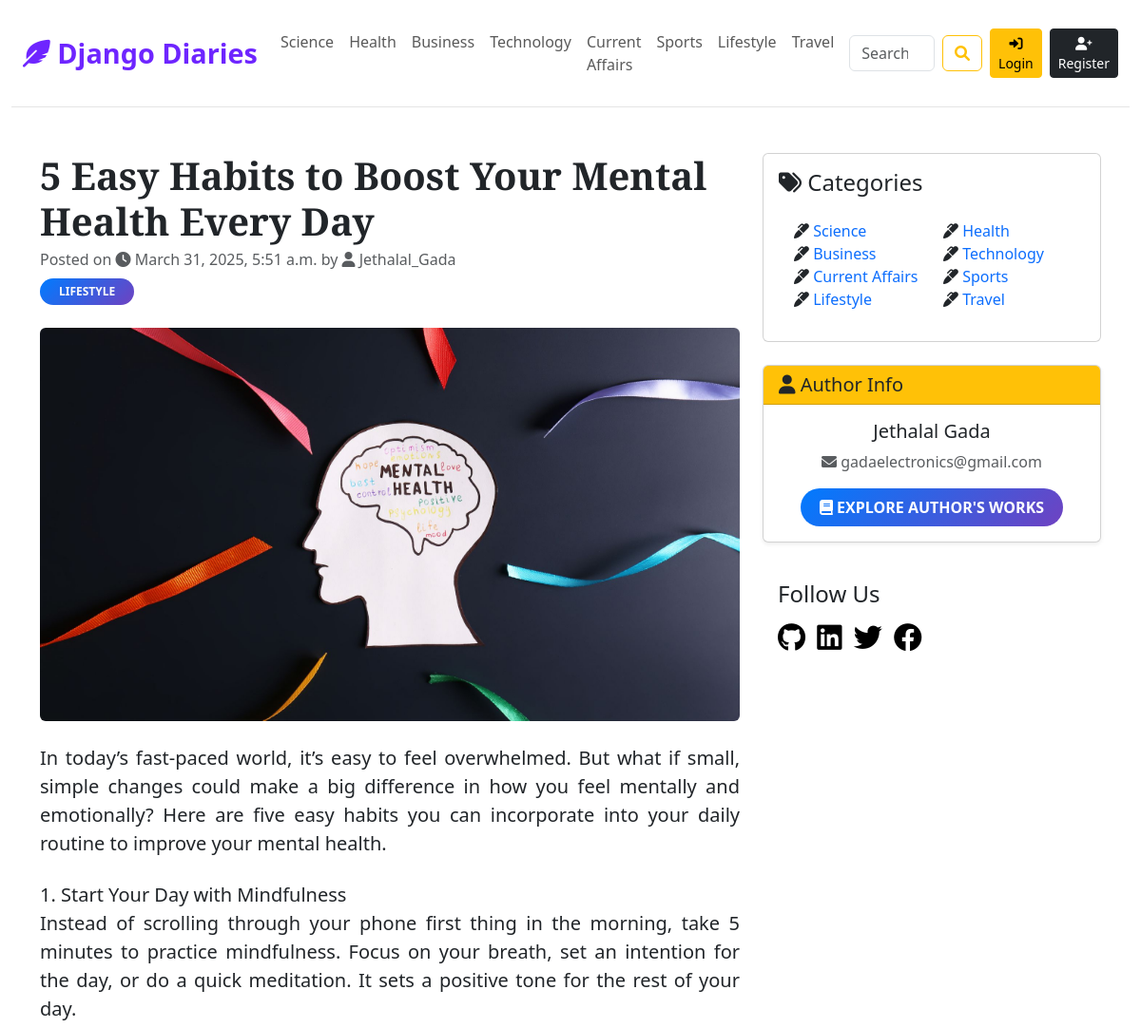
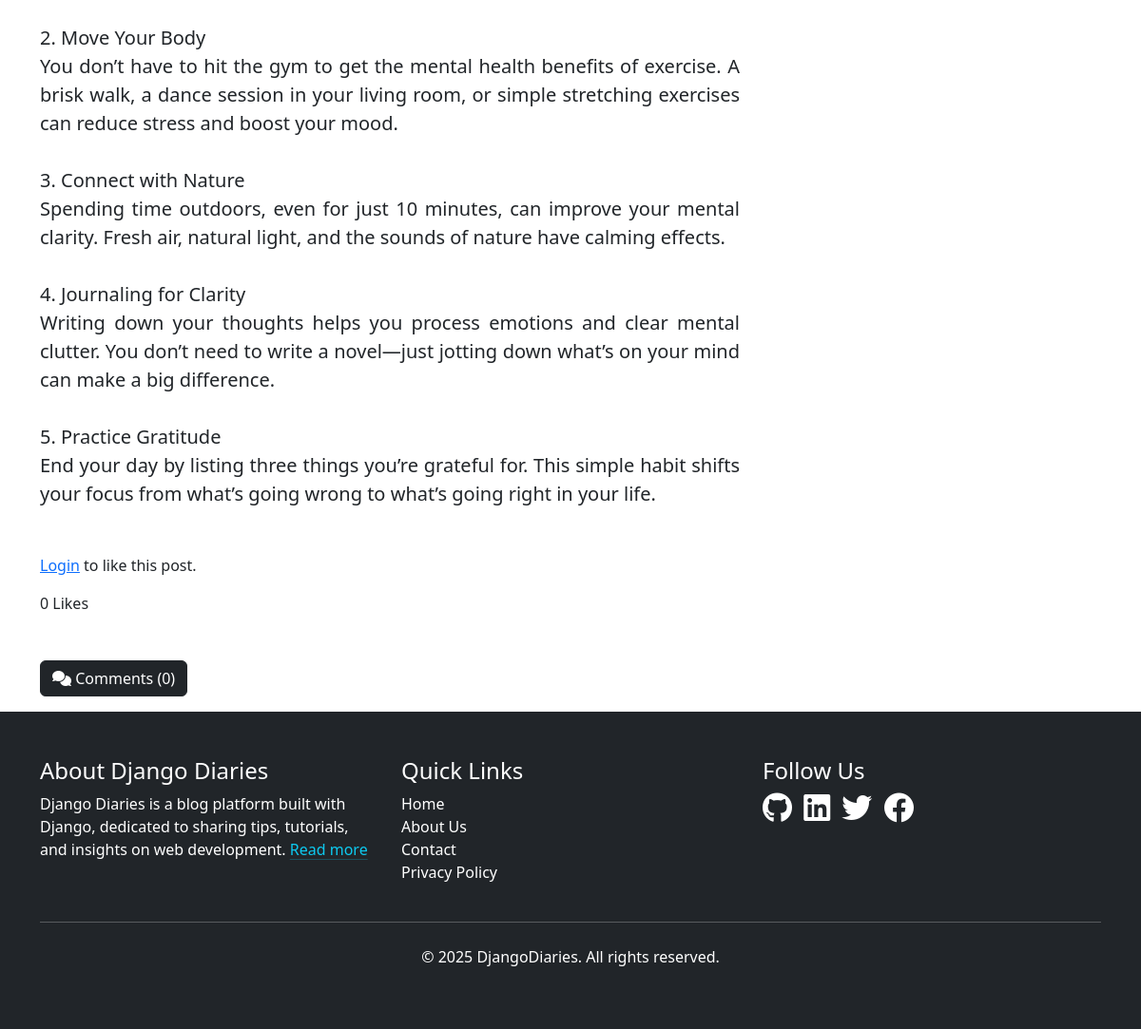
Before: /blogs/5-easy-habits-to-boost-your-mental-health-every-da/ with the older database file (2 pictures, top to bottom).
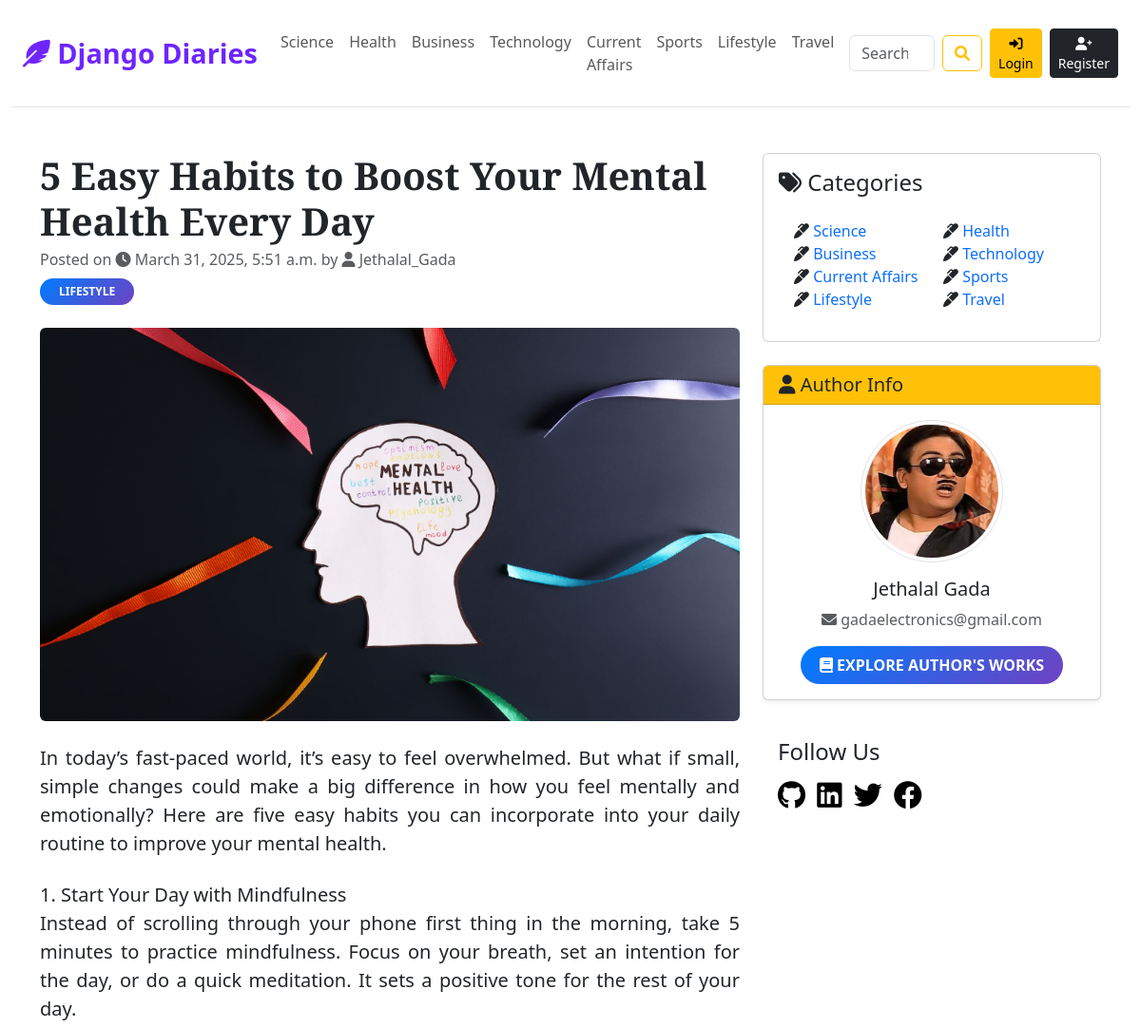
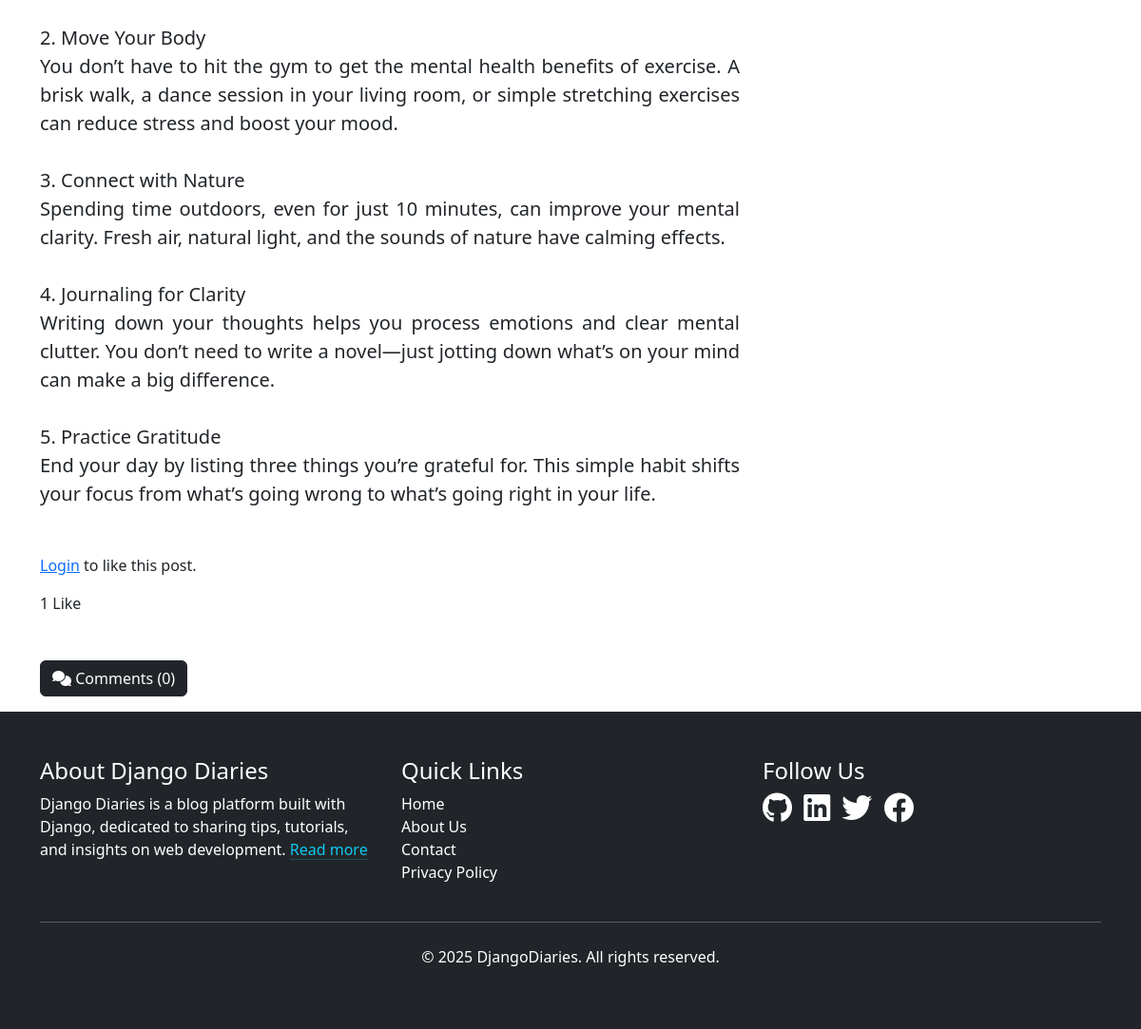
After: the same page with the newer database file (2 pictures, top to bottom).
### blogs/models.py (models this page shows, shortened)
class Category(models.Model):
    category_name = models.CharField(max_length=50, unique=True)
    created_at = models.DateTimeField(auto_now_add=True)
    updated_at = models.DateTimeField(auto_now=True)
    class Meta:
        verbose_name_plural = "categories"
    def __str__(self):
        return self.category_name

class Blogs(models.Model):
    STATUS_CHOICES = (
        ('draft','Draft'),
        ('published','Published'),
    )
    title = models.CharField(max_length=100, unique=True)
    slug = models.SlugField(unique=True, blank=True)
    category = models.ForeignKey(Category, on_delete=models.CASCADE)
    author = models.ForeignKey(User, on_delete=models.CASCADE)
    blog_image = models.ImageField(upload_to='uploads/%Y/%m/%d',blank=True, null=True)
    short_description = models.TextField(max_length = 1000)
    blog_body = models.TextField(max_length = 5000)
    status = models.CharField(choices = STATUS_CHOICES, default='draft', max_length=50)
    is_featured = models.BooleanField(default=False)
    created_at = models.DateTimeField(auto_now_add=True)
    updated_at = models.DateTimeField(auto_now=True)
    class Meta:
        verbose_name_plural = "blogs"

### dashboard/models.py (models this page shows, shortened)
class UserProfile(models.Model):
    user = models.OneToOneField(User, on_delete=models.CASCADE)
    profile_image = models.ImageField(upload_to='profile_pics/', null=True, blank=True)

### blogs/views.py (the view, shortened to what this page needs)
# urls.py: path('blogs/<slug:slug>/', BlogsView.blogs, name='blogs'),
def blogs(request, slug):
    single_post = get_object_or_404(Blogs, slug=slug, status='published')
    comments = Comment.objects.filter(blog=single_post, parent_comment__isnull=True).order_by('created_at')
    comment_counts = comments.count()
    like_count = Like.objects.filter(blog=single_post).count()
    user_liked = Like.objects.filter(blog=single_post, user=request.user).exists() if request.user.is_authenticated else False
    author_profile = UserProfile.objects.filter(user=single_post.author).first()
    context = {
        'single_post': single_post,
        'comments': comments,
        'comment_counts': comment_counts,
        'like_count': like_count,
        'user_liked': user_liked,
        'author_profile': author_profile,  # 👈 updated variable
    }
    return render(request, 'blogs.html', context)

### blogs/context_processors.py (called while the page is built)
def get_categories(request):
    categories = Category.objects.all()
    return {'categories': categories}

### templates/blogs.html (shortened to what this page needs)
{% extends "base/base.html" %}
{% block content %}
<div class="container mt-5">
    <div class="row">
        <div class="col-lg-8">
            <article>
                <header class="mb-4">
                    <h1 class="fw-bolder mb-1">{{ single_post.title }}</h1>
                    <div class="text-muted fst mb-2">
                        Posted on <i class="fa fa-clock"></i> {{ single_post.created_at }} by
                        <i class="fa fa-user"></i> {{ single_post.author }}
                    </div>
                    <a class="badge custom-badge text-decoration-none text-light"
                       href="{% url 'posts_by_category' single_post.category.id %}">
                        {{ single_post.category }}
                    </a>
                </header>
                <figure class="mb-4">
                    <img class="img-fluid rounded" src="{{ single_post.blog_image.url }}" alt="Blog Post Image" />
                </figure>
                <section class="mb-5">
                    <p class="fs-5 mb-4 text-justify-custom">{{ single_post.short_description | linebreaksbr }}</p>
                    <p class="fs-5 mb-4 text-justify-custom">{{ single_post.blog_body | linebreaksbr }}</p>
                </section>
                <section class="mb-5">
                    {% if user.is_authenticated %}
                        <form action="" method="post">
                            {% csrf_token %}
                            {% if user_liked %}
                                <button type="submit" name="like" class="btn btn-danger mt-2">
                                    <i class="fa fa-thumbs-down"></i> Unlike
                                </button>
                            {% else %}
                                <button type="submit" name="like" class="btn btn-primary mt-2">
                                    <i class="fa fa-thumbs-up"></i> Like
                                </button>
                            {% endif %}
                        </form>
                    {% else %}
                        <p><a href="{% url 'login' %}">Login</a> to like this post.</p>
                    {% endif %}
                    <p>{{ like_count }} {% if like_count == 1 %} Like {% else %} Likes {% endif %}</p>
                </section>
                <button class="btn btn-dark" type="button" data-bs-toggle="collapse"
                        data-bs-target="#comments-section" aria-expanded="false"
                        aria-controls="comments-section">
                    <i class="fa fa-comments"></i> Comments ({{ comment_counts }})
                </button>
            </article>
        </div>
        <div class="col-lg-4">
            <div class="card mb-4 p-3">
                <h4 class="font-italic"><i class="fa fa-tags"></i> Categories</h4>
                <div class="card-body">
                    <div class="row">
                        {% for category in categories %}
                            <div class="col-sm-6">
                                <ul class="list-unstyled mb-0">
                                    <li>
                                        <i class="fa fa-marker"></i>
                                        <a class="custom-hover" href="{% url 'posts_by_category' category.id %}">
                                            {{ category.category_name }}
                                        </a>
                                    </li>
                                </ul>
                            </div>
                        {% endfor %}
                    </div>
                </div>
            </div>
<a href="{% url 'posts_by_author' single_post.author.username %}" class="text-decoration-none text-dark">
    <div class="card mb-4 shadow-sm author-card-animate">
        <div class="card-header bg-warning text-dark">
            <h5 class="mb-0"><i class="fa fa-user"></i> Author Info</h5>
        </div>
        <div class="card-body text-center">
            {% if author_profile and author_profile.profile_image %}
                <img src="{{ author_profile.profile_image.url }}"
                     class="rounded-circle mb-3 img-thumbnail profile-img-animate"
                     style="width: 150px; height: 150px;"
                     alt="{{ single_post.author.username }}">
            {% endif %}
            <h5 class="card-title">{{ single_post.author.get_full_name|default:single_post.author.username }}</h5>
            <p class="card-text text-muted mb-3">
                <i class="fa fa-envelope"></i> {{ single_post.author.email }}
            </p>
            <a href="{% url 'posts_by_author' single_post.author.username %}" class="custom-badge">
                <i class="fa fa-book"></i> Explore Author's Works
            </a>
        </div>
    </div>
</a>
            <div class="p-3">
                <h4 class="font-italic">Follow Us</h4>
                <ul class="list-inline">
                    <li class="list-inline-item"><a href="#" class="social-icon"><i class="fab fa-github"></i></a></li>
                    <li class="list-inline-item"><a href="#" class="social-icon"><i class="fab fa-linkedin"></i></a></li>
                    <li class="list-inline-item"><a href="#" class="social-icon"><i class="fab fa-twitter"></i></a></li>
                    <li class="list-inline-item"><a href="#" class="social-icon"><i class="fab fa-facebook"></i></a></li>
                </ul>
            </div>
        </div>
    </div>
</div>
{% endblock %}

### templates/base/base.html
{% include "base/header.html" %}
{% block content %}
{% endblock %}
{% include "base/footer.html" %}

### templates/base/header.html (shortened to what this page needs)
{% load static %}
<!DOCTYPE html>
<html lang="en" data-bs-theme="light">
  <head>
    <link href="https://cdnjs.cloudflare.com/ajax/libs/font-awesome/6.0.0-beta3/css/all.min.css" rel="stylesheet">
    <link href="https://cdn.jsdelivr.net/npm/bootstrap@5.3.3/dist/css/bootstrap.min.css" rel="stylesheet">
    <link href="{% static 'css/blog.css' %}" rel="stylesheet">
  </head>
  <body>
    <div class="container-fluid">
      <header class="blog-header py-3 sticky-top bg-white">
        <nav class="navbar navbar-expand-lg navbar-light">
          <div class="container-fluid">
            <a class="navbar-brand custom-hover" href="/">
              <i class="fas fa-feather-alt"></i> Django Diaries
            </a>
            <div class="collapse navbar-collapse" id="navbarNav">
              <ul class="navbar-nav me-auto mb-2 mb-lg-0">
                {% for category in categories %}
                  <li class="nav-item">
                    <a class="nav-link custom-hover" href="{% url 'posts_by_category' category.id %}">{{ category.category_name }}</a>
                  </li>
                {% endfor %}
              </ul>
              <form class="d-flex m-2" action="{% url 'search' %}" method="GET">
                <input class="form-control me-2" type="search" placeholder="Search" aria-label="Search" name="keyword">
                <button class="btn btn-outline-warning" type="submit"><i class="fa fa-search"></i></button>
              </form>
              <div class="d-flex">
                {% if not user.is_authenticated %}
                  <a class="btn btn-sm btn-warning me-2" href="{% url 'login' %}"><i class="fa fa-sign-in-alt"></i> Login</a>
                  <a class="btn btn-sm btn-dark" href="{% url 'register' %}"><i class="fa fa-user-plus"></i> Register</a>
                {% else %}
                  <a class="btn btn-sm btn-dark me-2" href="{% url 'dashboard' %}"><i class="fas fa-desktop"></i> Dashboard</a>
                  <a class="btn btn-sm btn-danger" href="{% url 'logout' %}"><i class="fas fa-sign-out-alt"></i> Logout</a>
                {% endif %}
              </div>
            </div>
          </div>
        </nav>
      </header>

### templates/base/footer.html (shortened to what this page needs)
</div>
<footer class="bg-dark text-white py-5 mt-3">
  <div class="container">
      <div class="row">
          <div class="col-md-4">
              <h4 class="font-italic">About Django Diaries</h4>
              <p>Django Diaries is a blog platform built with Django, dedicated to sharing tips, tutorials, and insights on web development.
                  <a href="{% url "about" %}" class="link-info link-offset-2 link-underline-opacity-25 link-underline-opacity-100-hover">
                      Read more</a>
              </p>
          </div>
          <div class="col-md-4">
              <h4 class="font-italic">Quick Links</h4>
              <ul class="list-unstyled">
                  <li><a href="/" class="text-white custom-hover">Home</a></li>
                  <li><a href="/about" class="text-white custom-hover">About Us</a></li>
                  <li><a href="/contact" class="text-white custom-hover">Contact</a></li>
                  <li><a href="/privacy-policy" class="text-white custom-hover">Privacy Policy</a></li>
              </ul>
          </div>
          <div class="col-md-4">
              <h4 class="font-italic">Follow Us</h4>
              <ul class="list-inline">
                  <li class="list-inline-item">
                      <a href="#" class="text-white" aria-label="GitHub">
                          <i class="fab fa-github fa-2x"></i>
                      </a>
                  </li>
                  <li class="list-inline-item">
                      <a href="#" class="text-white" aria-label="LinkedIn">
                          <i class="fab fa-linkedin fa-2x"></i>
                      </a>
                  </li>
                  <li class="list-inline-item">
                      <a href="#" class="text-white" aria-label="Twitter">
                          <i class="fab fa-twitter fa-2x"></i>
                      </a>
                  </li>
                  <li class="list-inline-item">
                      <a href="#" class="text-white" aria-label="Facebook">
                          <i class="fab fa-facebook fa-2x"></i>
                      </a>
                  </li>
              </ul>
          </div>
      </div>
      <hr class="bg-white my-4">
      <div class="text-center">
          <p>&copy; 2025 DjangoDiaries. All rights reserved.</p>
      </div>
  </div>
</footer>
</body>
</html>

### static/css/blog.css (style rules this page uses)
.blog-header { border-bottom: 1px solid #e5e5e5; }
.text-justify-custom { text-align: justify; }
.navbar-brand { font-size: 2rem; font-weight: bold; color: #6e25ff !important; }
.author-card-animate { opacity: 0; transform: translateY(30px); animation: slideFadeIn 0.8s ease-out forwards; animation-delay: 0.3s; }
.profile-img-animate { animation: pulseZoom 0.9s ease-in-out forwards; animation-delay: 0.6s; opacity: 0; transform: scale(0.8); }
.custom-hover { position: relative; text-decoration: none; transition: color 0.3s ease; }
.custom-hover::after { content: ''; position: absolute; width: 100%; transform: scaleX(0); height: 2px; bottom: 0; left: 0; background-color: #007bff; transform-origin: bottom right; transition: transform 0.25s ease-out; }
.social-icon { font-size: 30px; color: #000000; transition: all 0.3s ease; }
.custom-badge { background: linear-gradient(135deg, #007bff, #6f42c1); border-radius: 50px; padding: 8px 20px; color: white; text-transform: uppercase; font-weight: 600; text-decoration: none; transition: transform 0.3s ease, background-color 0.3s ease; display: inline-block; }
h1,h2 { font-family: "Merriweather", Georgia, "Times New Roman", serif; }
@media (min-width: 768px) { .navbar-brand { font-size: 1.8rem; } }

Changed rows visible on the page:
added UserProfile: profile_image (picture)
Other visible differences:
{{ like_count }}: "0" → "1"
text no longer shown: "Likes"
text now shown: "Like"
